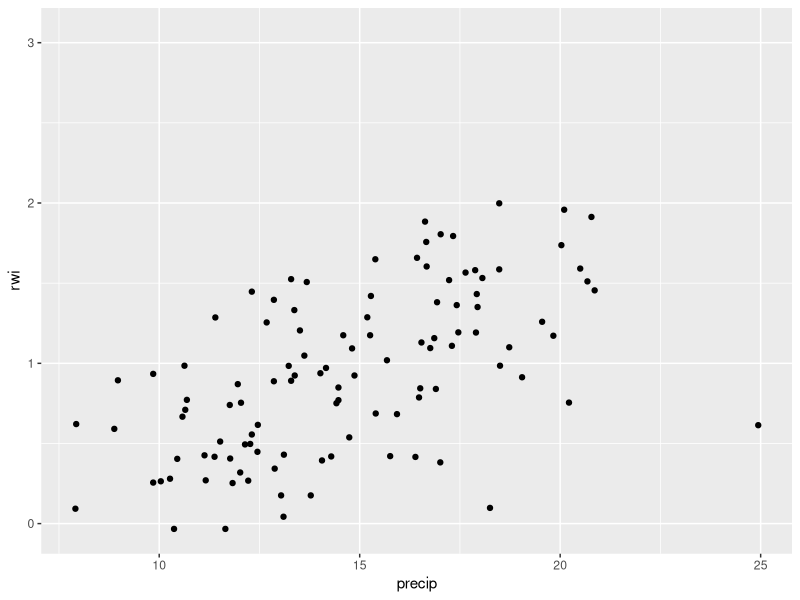
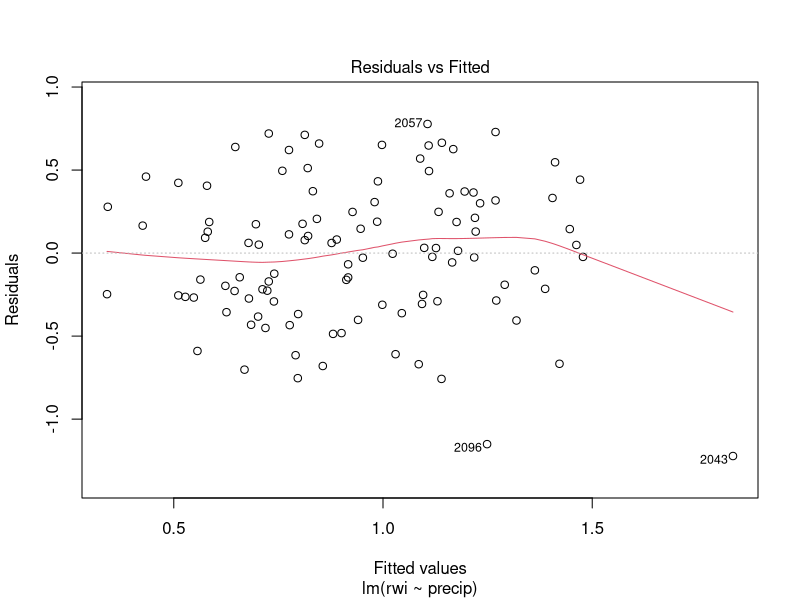
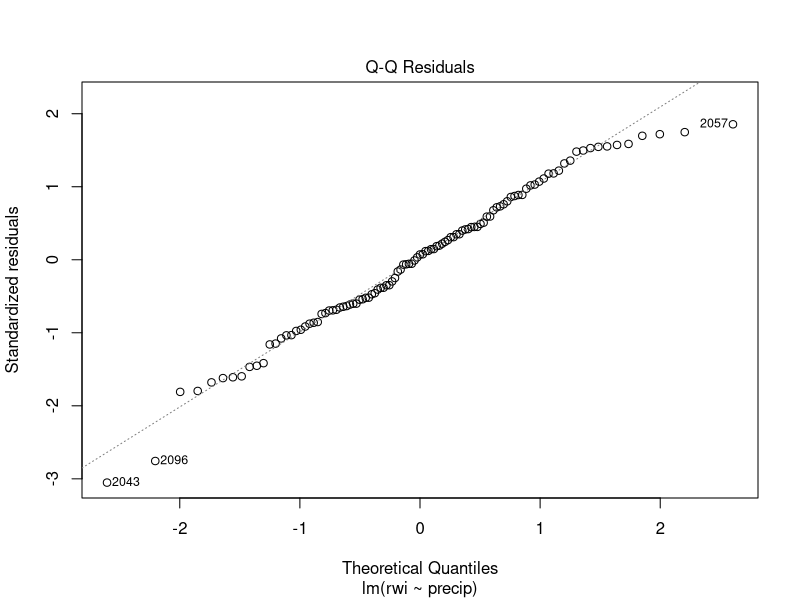
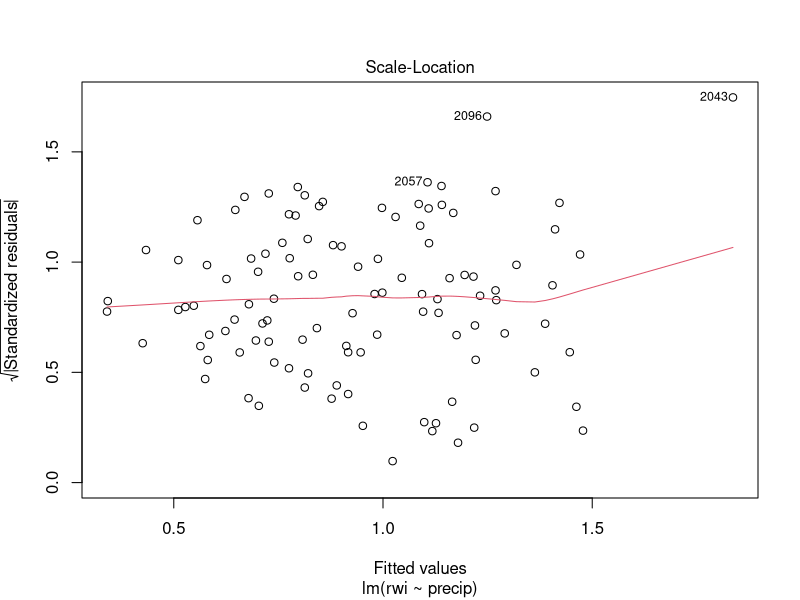
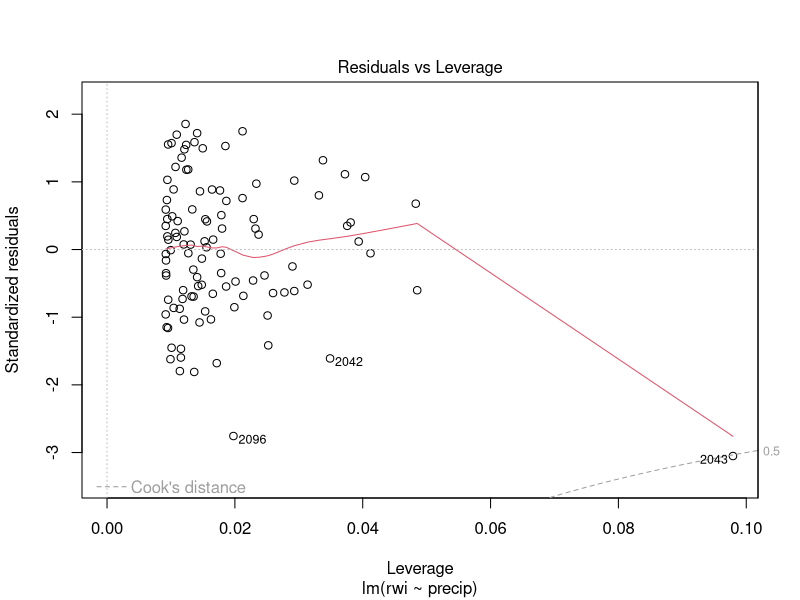
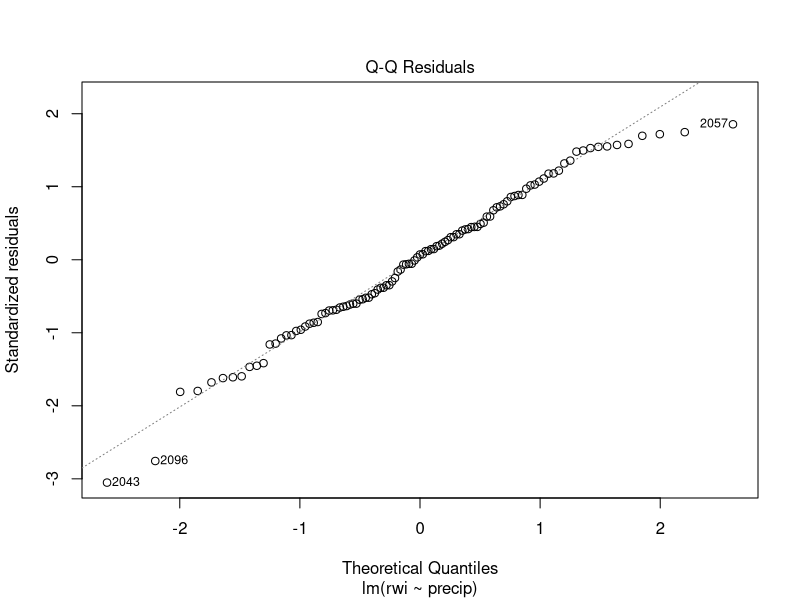
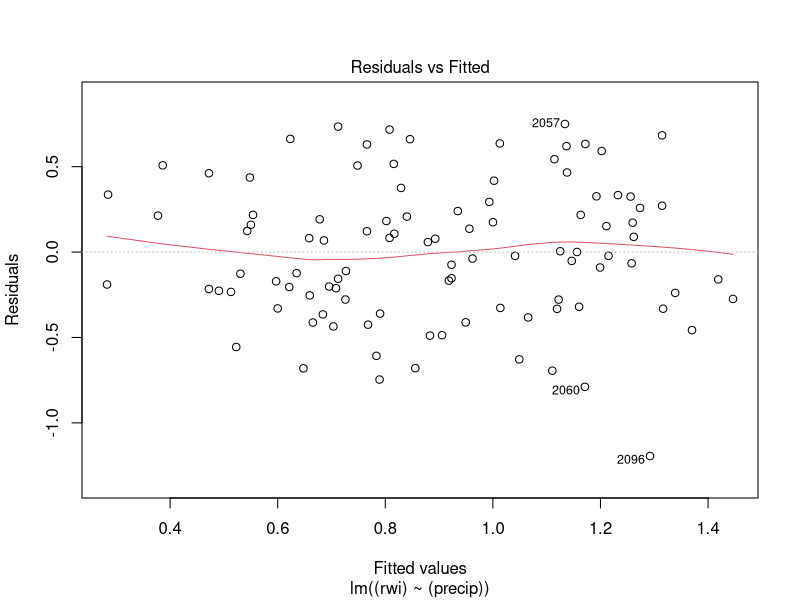
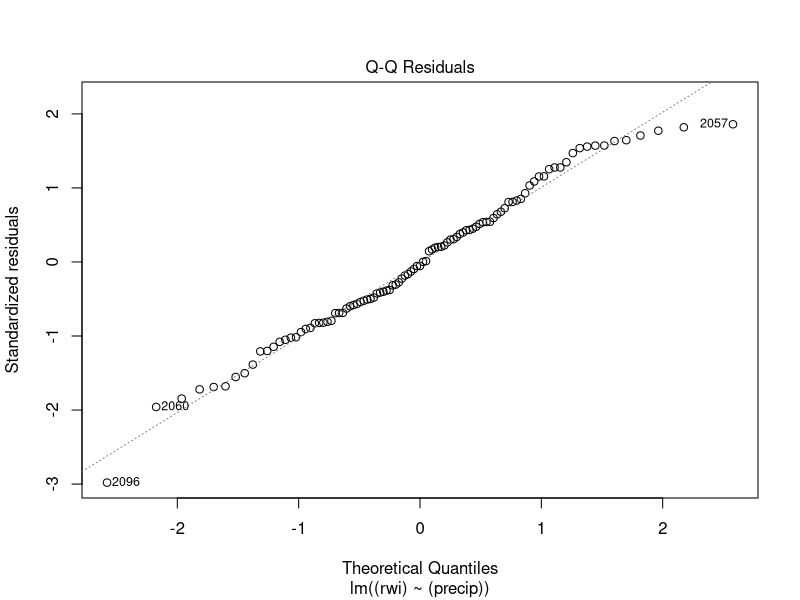

Recreate these plots in R, in order.
## ---- chunk 1
setwd('~/Dropbox/git_root/homework/homework3/')
## ---- chunk 2
library(ggplot2)
library(dplyr)
library(tidyr)
library(magrittr) # for the %$% notation I'll use later.
## ---- chunk 3
precip <- read.csv('data/precip.csv')
rwi <- read.csv('data/rwi.csv')

summary(rwi)
summary(precip)
## ---- chunk 4
head(precip)
## ---- chunk 5
precip.df <- precip %>% gather(key=month, value=precip, -year) %>% arrange(year, month)
head(precip.df)
## ---- chunk 6
precip.df <- precip.df %>% mutate(water_year = lead(year, 6))
head(precip.df, 20)
## ---- chunk 7
annual_precip <- precip.df %>% group_by(water_year) %>% 
  summarize(precip=sum(precip)) %>%
  filter(water_year>1895)
# Don't forget to filter out year=1895 because it wasn't complete.
head(annual_precip)
## ---- chunk 8
rwi.precip.df <- left_join(rwi, annual_precip, by=c('year'='water_year'))
tail(rwi.precip.df)
## ---- chunk 9
ggplot(data=rwi.precip.df) + geom_point(aes(x=precip, y=rwi))
## ---- chunk 10
# Fit the model
model <- lm(rwi~precip, data=rwi.precip.df)
# Print out a summary
summary(model)

#Dr.Nagles additional code
# keep missing values around, but don't omit them
#      modelexclude <- lm(rwi~precip, data=rwi.precip.df, na.action=na.exclude)
#       rwi.precip.df$resid <- residuals(modelexclude)

## ---- chunk 11
plot(model) # You can then step through each plot, Hit <Return> to see the next plot
# Or you can see one plot at a time, e.g.
plot(model, which=2)
## ---- chunk 12
# Fit the model
model2 <- lm((rwi)~(precip), data=rwi.precip.df, subset=(precip<20))
# Print out a summary
summary(model2)
plot(model2)
